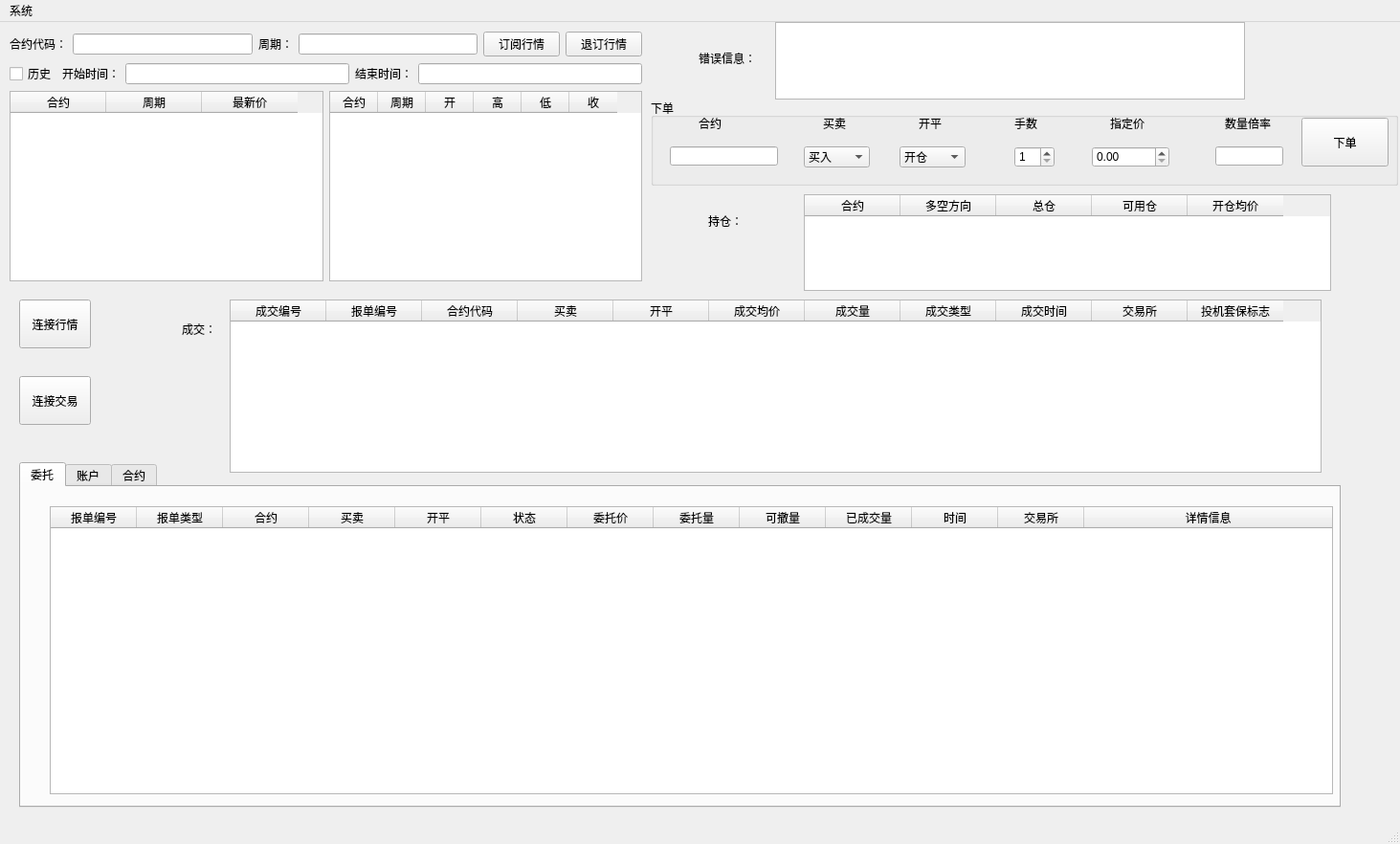
<?xml version="1.0" encoding="UTF-8"?>
<ui version="4.0">
 <class>MainWindow</class>
 <widget class="QMainWindow" name="MainWindow">
  <property name="geometry">
   <rect>
    <x>0</x>
    <y>0</y>
    <width>1463</width>
    <height>882</height>
   </rect>
  </property>
  <property name="windowTitle">
   <string>MainWindow</string>
  </property>
  <widget class="QWidget" name="centralwidget">
   <widget class="QWidget" name="verticalLayoutWidget_3">
    <property name="geometry">
     <rect>
      <x>10</x>
      <y>10</y>
      <width>661</width>
      <height>261</height>
     </rect>
    </property>
    <layout class="QVBoxLayout" name="verticalLayout_3">
     <item>
      <layout class="QVBoxLayout" name="verticalLayout">
       <item>
        <layout class="QHBoxLayout" name="horizontalLayout_2">
         <item>
          <widget class="QLabel" name="label_3">
           <property name="text">
            <string>合约代码：</string>
           </property>
          </widget>
         </item>
         <item>
          <widget class="QLineEdit" name="lineEdit_insts"/>
         </item>
         <item>
          <widget class="QLabel" name="label_4">
           <property name="text">
            <string>周期：</string>
           </property>
          </widget>
         </item>
         <item>
          <widget class="QLineEdit" name="lineEdit_periods"/>
         </item>
         <item>
          <widget class="QPushButton" name="pushButton_sub">
           <property name="text">
            <string>订阅行情</string>
           </property>
          </widget>
         </item>
         <item>
          <widget class="QPushButton" name="pushButton_unsub">
           <property name="text">
            <string>退订行情</string>
           </property>
          </widget>
         </item>
        </layout>
       </item>
      </layout>
     </item>
     <item>
      <layout class="QHBoxLayout" name="horizontalLayout">
       <item>
        <widget class="QCheckBox" name="checkBox_isHistory">
         <property name="text">
          <string>历史</string>
         </property>
         <property name="checkable">
          <bool>true</bool>
         </property>
         <property name="checked">
          <bool>false</bool>
         </property>
         <property name="autoRepeat">
          <bool>true</bool>
         </property>
        </widget>
       </item>
       <item>
        <widget class="QLabel" name="label">
         <property name="text">
          <string>开始时间：</string>
         </property>
        </widget>
       </item>
       <item>
        <widget class="QLineEdit" name="lineEdit_beginTime"/>
       </item>
       <item>
        <widget class="QLabel" name="label_2">
         <property name="text">
          <string>结束时间：</string>
         </property>
        </widget>
       </item>
       <item>
        <widget class="QLineEdit" name="lineEdit_endTime"/>
       </item>
      </layout>
     </item>
     <item>
      <layout class="QHBoxLayout" name="horizontalLayout_3">
       <item>
        <widget class="QTableWidget" name="tableWidget_tick">
         <column>
          <property name="text">
           <string>合约</string>
          </property>
         </column>
         <column>
          <property name="text">
           <string>周期</string>
          </property>
         </column>
         <column>
          <property name="text">
           <string>最新价</string>
          </property>
         </column>
        </widget>
       </item>
       <item>
        <widget class="QTableWidget" name="tableWidget_kline">
         <attribute name="horizontalHeaderDefaultSectionSize">
          <number>50</number>
         </attribute>
         <column>
          <property name="text">
           <string>合约</string>
          </property>
         </column>
         <column>
          <property name="text">
           <string>周期</string>
          </property>
         </column>
         <column>
          <property name="text">
           <string>开</string>
          </property>
         </column>
         <column>
          <property name="text">
           <string>高</string>
          </property>
         </column>
         <column>
          <property name="text">
           <string>低</string>
          </property>
         </column>
         <column>
          <property name="text">
           <string>收</string>
          </property>
         </column>
        </widget>
       </item>
      </layout>
     </item>
    </layout>
   </widget>
   <widget class="QTabWidget" name="tabWidget_2">
    <property name="geometry">
     <rect>
      <x>20</x>
      <y>460</y>
      <width>1381</width>
      <height>361</height>
     </rect>
    </property>
    <property name="layoutDirection">
     <enum>Qt::LeftToRight</enum>
    </property>
    <property name="currentIndex">
     <number>0</number>
    </property>
    <widget class="QWidget" name="Order">
     <attribute name="title">
      <string>委托</string>
     </attribute>
     <widget class="QTableWidget" name="tableWidget_Order">
      <property name="geometry">
       <rect>
        <x>30</x>
        <y>20</y>
        <width>1341</width>
        <height>301</height>
       </rect>
      </property>
      <property name="minimumSize">
       <size>
        <width>1341</width>
        <height>0</height>
       </size>
      </property>
      <property name="editTriggers">
       <set>QAbstractItemView::NoEditTriggers</set>
      </property>
      <property name="alternatingRowColors">
       <bool>true</bool>
      </property>
      <property name="selectionMode">
       <enum>QAbstractItemView::ExtendedSelection</enum>
      </property>
      <property name="selectionBehavior">
       <enum>QAbstractItemView::SelectRows</enum>
      </property>
      <property name="columnCount">
       <number>13</number>
      </property>
      <attribute name="horizontalHeaderCascadingSectionResizes">
       <bool>false</bool>
      </attribute>
      <attribute name="horizontalHeaderDefaultSectionSize">
       <number>90</number>
      </attribute>
      <attribute name="horizontalHeaderMinimumSectionSize">
       <number>20</number>
      </attribute>
      <attribute name="horizontalHeaderStretchLastSection">
       <bool>true</bool>
      </attribute>
      <attribute name="verticalHeaderVisible">
       <bool>false</bool>
      </attribute>
      <attribute name="verticalHeaderStretchLastSection">
       <bool>false</bool>
      </attribute>
      <column>
       <property name="text">
        <string>报单编号</string>
       </property>
      </column>
      <column>
       <property name="text">
        <string>报单类型</string>
       </property>
      </column>
      <column>
       <property name="text">
        <string>合约</string>
       </property>
      </column>
      <column>
       <property name="text">
        <string>买卖</string>
       </property>
      </column>
      <column>
       <property name="text">
        <string>开平</string>
       </property>
      </column>
      <column>
       <property name="text">
        <string>状态</string>
       </property>
      </column>
      <column>
       <property name="text">
        <string>委托价</string>
       </property>
      </column>
      <column>
       <property name="text">
        <string>委托量</string>
       </property>
      </column>
      <column>
       <property name="text">
        <string>可撤量</string>
       </property>
      </column>
      <column>
       <property name="text">
        <string>已成交量</string>
       </property>
      </column>
      <column>
       <property name="text">
        <string>时间</string>
       </property>
      </column>
      <column>
       <property name="text">
        <string>交易所</string>
       </property>
      </column>
      <column>
       <property name="text">
        <string>详情信息</string>
       </property>
      </column>
     </widget>
    </widget>
    <widget class="QWidget" name="Account">
     <attribute name="title">
      <string>账户</string>
     </attribute>
    </widget>
    <widget class="QWidget" name="Instrument">
     <attribute name="title">
      <string>合约</string>
     </attribute>
     <widget class="QTableWidget" name="tableWidget_inst">
      <property name="geometry">
       <rect>
        <x>10</x>
        <y>10</y>
        <width>1171</width>
        <height>291</height>
       </rect>
      </property>
      <property name="editTriggers">
       <set>QAbstractItemView::NoEditTriggers</set>
      </property>
      <property name="alternatingRowColors">
       <bool>true</bool>
      </property>
      <property name="selectionBehavior">
       <enum>QAbstractItemView::SelectRows</enum>
      </property>
      <property name="columnCount">
       <number>11</number>
      </property>
      <attribute name="verticalHeaderVisible">
       <bool>false</bool>
      </attribute>
      <column>
       <property name="text">
        <string>品种代码</string>
       </property>
      </column>
      <column>
       <property name="text">
        <string>合约</string>
       </property>
      </column>
      <column>
       <property name="text">
        <string>交易所</string>
       </property>
      </column>
      <column>
       <property name="text">
        <string>合约乘数</string>
       </property>
      </column>
      <column>
       <property name="text">
        <string>最小变动价位</string>
       </property>
      </column>
      <column>
       <property name="text">
        <string>合约交易状态</string>
       </property>
      </column>
      <column>
       <property name="text">
        <string>多头保证金率</string>
       </property>
      </column>
      <column>
       <property name="text">
        <string>空头保证金率</string>
       </property>
      </column>
      <column>
       <property name="text">
        <string>开仓手续费率</string>
       </property>
      </column>
      <column>
       <property name="text">
        <string>平仓手续费率</string>
       </property>
      </column>
      <column>
       <property name="text">
        <string>平今手续费率</string>
       </property>
      </column>
     </widget>
    </widget>
   </widget>
   <widget class="QGroupBox" name="groupBox">
    <property name="geometry">
     <rect>
      <x>680</x>
      <y>80</y>
      <width>781</width>
      <height>91</height>
     </rect>
    </property>
    <property name="title">
     <string>下单</string>
    </property>
    <widget class="QLabel" name="label_5">
     <property name="geometry">
      <rect>
       <x>50</x>
       <y>20</y>
       <width>54</width>
       <height>12</height>
      </rect>
     </property>
     <property name="text">
      <string>合约</string>
     </property>
    </widget>
    <widget class="QLineEdit" name="lineEdit_5">
     <property name="geometry">
      <rect>
       <x>20</x>
       <y>50</y>
       <width>113</width>
       <height>20</height>
      </rect>
     </property>
    </widget>
    <widget class="QLabel" name="label_6">
     <property name="geometry">
      <rect>
       <x>180</x>
       <y>20</y>
       <width>54</width>
       <height>12</height>
      </rect>
     </property>
     <property name="text">
      <string>买卖</string>
     </property>
    </widget>
    <widget class="QComboBox" name="comboBox">
     <property name="geometry">
      <rect>
       <x>160</x>
       <y>50</y>
       <width>69</width>
       <height>22</height>
      </rect>
     </property>
     <item>
      <property name="text">
       <string>买入</string>
      </property>
     </item>
     <item>
      <property name="text">
       <string>卖出</string>
      </property>
     </item>
    </widget>
    <widget class="QLabel" name="label_7">
     <property name="geometry">
      <rect>
       <x>280</x>
       <y>20</y>
       <width>54</width>
       <height>12</height>
      </rect>
     </property>
     <property name="text">
      <string>开平</string>
     </property>
    </widget>
    <widget class="QComboBox" name="comboBox_2">
     <property name="geometry">
      <rect>
       <x>260</x>
       <y>50</y>
       <width>69</width>
       <height>22</height>
      </rect>
     </property>
     <item>
      <property name="text">
       <string>开仓</string>
      </property>
     </item>
     <item>
      <property name="text">
       <string>平仓</string>
      </property>
     </item>
     <item>
      <property name="text">
       <string>平今</string>
      </property>
     </item>
    </widget>
    <widget class="QLabel" name="label_8">
     <property name="geometry">
      <rect>
       <x>380</x>
       <y>20</y>
       <width>54</width>
       <height>12</height>
      </rect>
     </property>
     <property name="text">
      <string>手数</string>
     </property>
    </widget>
    <widget class="QSpinBox" name="spinBox">
     <property name="geometry">
      <rect>
       <x>380</x>
       <y>50</y>
       <width>42</width>
       <height>22</height>
      </rect>
     </property>
     <property name="minimum">
      <number>1</number>
     </property>
    </widget>
    <widget class="QLabel" name="label_9">
     <property name="geometry">
      <rect>
       <x>480</x>
       <y>20</y>
       <width>54</width>
       <height>12</height>
      </rect>
     </property>
     <property name="text">
      <string>指定价</string>
     </property>
    </widget>
    <widget class="QDoubleSpinBox" name="doubleSpinBox">
     <property name="geometry">
      <rect>
       <x>461</x>
       <y>50</y>
       <width>81</width>
       <height>22</height>
      </rect>
     </property>
     <property name="maximum">
      <double>100000000.000000000000000</double>
     </property>
    </widget>
    <widget class="QLabel" name="label_10">
     <property name="geometry">
      <rect>
       <x>600</x>
       <y>20</y>
       <width>54</width>
       <height>12</height>
      </rect>
     </property>
     <property name="text">
      <string>数量倍率</string>
     </property>
    </widget>
    <widget class="QLineEdit" name="lineEdit_6">
     <property name="geometry">
      <rect>
       <x>590</x>
       <y>50</y>
       <width>71</width>
       <height>20</height>
      </rect>
     </property>
    </widget>
    <widget class="QPushButton" name="pushButton_5">
     <property name="geometry">
      <rect>
       <x>680</x>
       <y>20</y>
       <width>91</width>
       <height>51</height>
      </rect>
     </property>
     <property name="text">
      <string>下单</string>
     </property>
    </widget>
   </widget>
   <widget class="QTextBrowser" name="textBrowser">
    <property name="geometry">
     <rect>
      <x>810</x>
      <y>0</y>
      <width>491</width>
      <height>81</height>
     </rect>
    </property>
   </widget>
   <widget class="QLabel" name="label_11">
    <property name="geometry">
     <rect>
      <x>730</x>
      <y>30</y>
      <width>81</width>
      <height>16</height>
     </rect>
    </property>
    <property name="text">
     <string>错误信息：</string>
    </property>
   </widget>
   <widget class="QTableWidget" name="tableWidget_position">
    <property name="geometry">
     <rect>
      <x>840</x>
      <y>180</y>
      <width>551</width>
      <height>101</height>
     </rect>
    </property>
    <property name="editTriggers">
     <set>QAbstractItemView::NoEditTriggers</set>
    </property>
    <property name="alternatingRowColors">
     <bool>true</bool>
    </property>
    <column>
     <property name="text">
      <string>合约</string>
     </property>
    </column>
    <column>
     <property name="text">
      <string>多空方向</string>
     </property>
    </column>
    <column>
     <property name="text">
      <string>总仓</string>
     </property>
    </column>
    <column>
     <property name="text">
      <string>可用仓</string>
     </property>
    </column>
    <column>
     <property name="text">
      <string>开仓均价</string>
     </property>
    </column>
   </widget>
   <widget class="QTableWidget" name="tableWidget_trade">
    <property name="geometry">
     <rect>
      <x>240</x>
      <y>290</y>
      <width>1141</width>
      <height>181</height>
     </rect>
    </property>
    <property name="editTriggers">
     <set>QAbstractItemView::NoEditTriggers</set>
    </property>
    <property name="alternatingRowColors">
     <bool>true</bool>
    </property>
    <column>
     <property name="text">
      <string>成交编号</string>
     </property>
    </column>
    <column>
     <property name="text">
      <string>报单编号</string>
     </property>
    </column>
    <column>
     <property name="text">
      <string>合约代码</string>
     </property>
    </column>
    <column>
     <property name="text">
      <string>买卖</string>
     </property>
    </column>
    <column>
     <property name="text">
      <string>开平</string>
     </property>
    </column>
    <column>
     <property name="text">
      <string>成交均价</string>
     </property>
    </column>
    <column>
     <property name="text">
      <string>成交量</string>
     </property>
    </column>
    <column>
     <property name="text">
      <string>成交类型</string>
     </property>
    </column>
    <column>
     <property name="text">
      <string>成交时间</string>
     </property>
    </column>
    <column>
     <property name="text">
      <string>交易所</string>
     </property>
    </column>
    <column>
     <property name="text">
      <string>投机套保标志</string>
     </property>
    </column>
   </widget>
   <widget class="QLabel" name="label_12">
    <property name="geometry">
     <rect>
      <x>740</x>
      <y>200</y>
      <width>81</width>
      <height>16</height>
     </rect>
    </property>
    <property name="text">
     <string>持仓：</string>
    </property>
   </widget>
   <widget class="QLabel" name="label_13">
    <property name="geometry">
     <rect>
      <x>190</x>
      <y>310</y>
      <width>41</width>
      <height>21</height>
     </rect>
    </property>
    <property name="text">
     <string>成交：</string>
    </property>
   </widget>
   <widget class="QPushButton" name="pushButton_3">
    <property name="geometry">
     <rect>
      <x>20</x>
      <y>290</y>
      <width>75</width>
      <height>51</height>
     </rect>
    </property>
    <property name="text">
     <string>连接行情</string>
    </property>
   </widget>
   <widget class="QPushButton" name="pushButton_4">
    <property name="geometry">
     <rect>
      <x>20</x>
      <y>370</y>
      <width>75</width>
      <height>51</height>
     </rect>
    </property>
    <property name="text">
     <string>连接交易</string>
    </property>
   </widget>
   <zorder>verticalLayoutWidget_3</zorder>
   <zorder>tabWidget_2</zorder>
   <zorder>groupBox</zorder>
   <zorder>textBrowser</zorder>
   <zorder>label_11</zorder>
   <zorder>tableWidget_position</zorder>
   <zorder>tableWidget_trade</zorder>
   <zorder>label_12</zorder>
   <zorder>label_13</zorder>
   <zorder>tableWidget_Order</zorder>
   <zorder>pushButton_3</zorder>
   <zorder>pushButton_4</zorder>
   <zorder>pushButton_4</zorder>
  </widget>
  <widget class="QMenuBar" name="menubar">
   <property name="geometry">
    <rect>
     <x>0</x>
     <y>0</y>
     <width>1463</width>
     <height>23</height>
    </rect>
   </property>
   <widget class="QMenu" name="menu">
    <property name="title">
     <string>系统</string>
    </property>
   </widget>
   <addaction name="menu"/>
  </widget>
  <widget class="QStatusBar" name="statusbar"/>
 </widget>
 <resources/>
 <connections/>
</ui>
